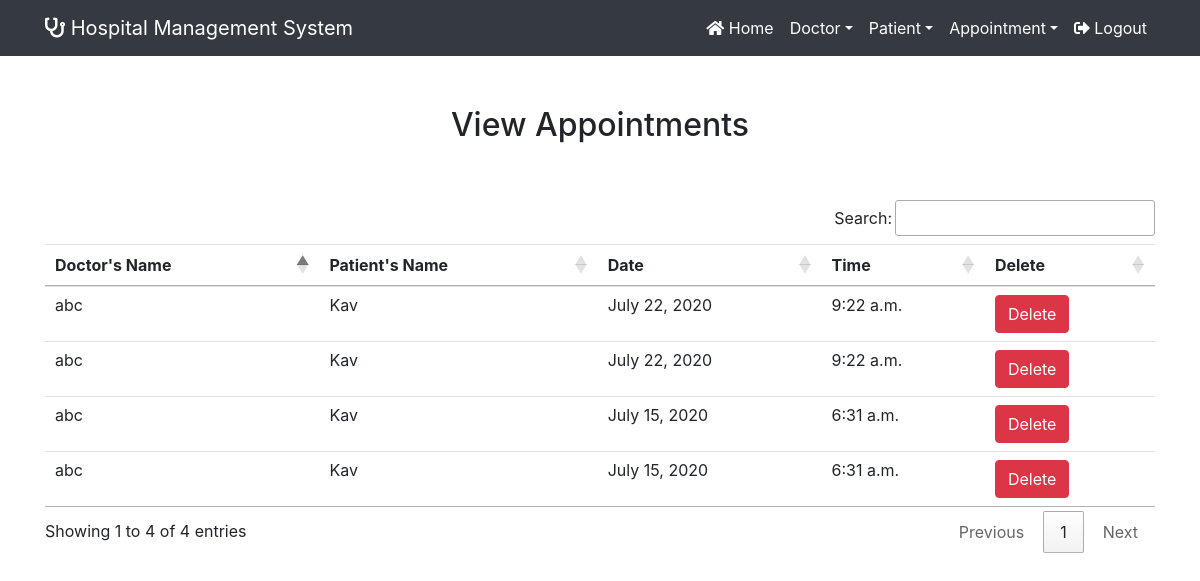
The page /view_appointment/ (signed in) on the database its author committed.
### hospital/models.py (models this page shows, shortened)
class Appointment(models.Model):
    doctor = models.ForeignKey(Doctor, on_delete = models.CASCADE)
    patient = models.ForeignKey(Patient, on_delete = models.CASCADE)
    date1 = models.DateField()
    time1 = models.TimeField()

class Doctor(models.Model):
    name = models.CharField(max_length=50)
    mobile = models.IntegerField()
    special = models.CharField(max_length=50)
    def __str__(self):
        return self.name

class Patient(models.Model):
    name = models.CharField(max_length=50)
    gender = models.CharField(max_length=10)
    mobile = models.IntegerField(null=True)
    address = models.CharField(max_length=150)
    def __str__(self):
        return self.name

### hospital/views.py (the view)
# urls.py: path('view_appointment/',View_Appointment, name='view_appointment'),
def View_Appointment(request):
    if not request.user.is_staff:
        return redirect('login')
    appoint=Appointment.objects.all()
    d={'appoint':appoint}
    return render(request,'view_appointment.html',d)

### hospital/templates/view_appointment.html
{% extends 'navigationbar.html' %}
{% load static %}
{% block body %}
<div class="container" style="margin-top:50px">
    <h2 class="text-center">View Appointments</h2>
    <br><br>
    <table class="table table-hover" id="example">
        <thead>
        <tr>
            <th>Doctor's Name</th>
            <th>Patient's Name</th>
            <th>Date</th>
            <th>Time</th>
            <th>Delete</th>
        </tr>
        </thead>
        <tbody>
        {% for i in appoint %}
        <tr>
            <td>{{i.doctor}}</td>
            <td>{{i.patient}}</td>
            <td>{{i.date1}}</td>
            <td>{{i.time1}}</td>
            <td><a href="{% url 'delete_appointment' i.id %}" onclick="return confirm('Are you sure, you want to delete')" class="btn btn-danger">Delete</a></td>
        </tr>
        {% endfor %}
        </tbody>
    </table>
</div>
{% endblock %}

### hospital/templates/navigationbar.html (shortened to what this page needs)
{% load static %}
<html>
<head>
  <link rel="stylesheet" href="https://maxcdn.bootstrapcdn.com/bootstrap/4.3.1/css/bootstrap.min.css">
  <link rel="stylesheet" href="https://use.fontawesome.com/releases/v5.6.3/css/all.css"></head>
<link rel="stylesheet" type="text/css" href="{% static 'css/styles.css' %}">
<link rel="stylesheet" type="text/css" href="https://cdn.datatables.net/1.10.21/css/jquery.dataTables.min.css">
<link rel="stylesheet" type="text/css" href="https://cdn.datatables.net/buttons/1.6.2/css/buttons.dataTables.min.css">
</head>
<nav class="navbar navbar-expand-sm bg-dark navbar-dark">
    <div class="container">
<a class="navbar-brand" href="#"><i class="fa fa-stethoscope"></i> Hospital Management System</a>
    <div class="collapse navbar-collapse" id="myMenu">
         <ul class="navbar-nav text-center ml-auto">
             {% if request.user.is_staff%}
              <li class="nav-item"><a class="nav-link" href="{% url 'home' %}"><i class="fa fa-home" aria-hidden="true"></i>   Home</a></li>
             <li class="nav-item dropdown"><a class="nav-link dropdown-toggle" data-toggle="dropdown" href="#">Doctor</a>
             </li>
              <li class="nav-item dropdown"><a class="nav-link dropdown-toggle" data-toggle="dropdown" href="#">Patient</a>
             </li>
              <li class="nav-item dropdown"><a class="nav-link dropdown-toggle" data-toggle="dropdown" href="#">Appointment</a>
             </li>
             <li class="nav-item"><a class="nav-link" href="{% url 'logout' %}"><i class="fa fa-sign-out-alt" aria-hidden="true"></i>   Logout</a></li>
        {% endif %}
             </ul>
    </div>
        </div>
</nav>
{% block body %}
{% endblock %}
</html>

### hospital/static/css/styles.css (style rules this page uses)
.nav-link { color:white !important; }

### rows shown on the page
Appointment: doctor "abc", patient "Kav", date1 "July 22, 2020", time1 "9:22 a.m."
Appointment: doctor "abc", patient "Kav", date1 "July 22, 2020", time1 "9:22 a.m."
Appointment: doctor "abc", patient "Kav", date1 "July 15, 2020", time1 "6:31 a.m."
Appointment: doctor "abc", patient "Kav", date1 "July 15, 2020", time1 "6:31 a.m."
